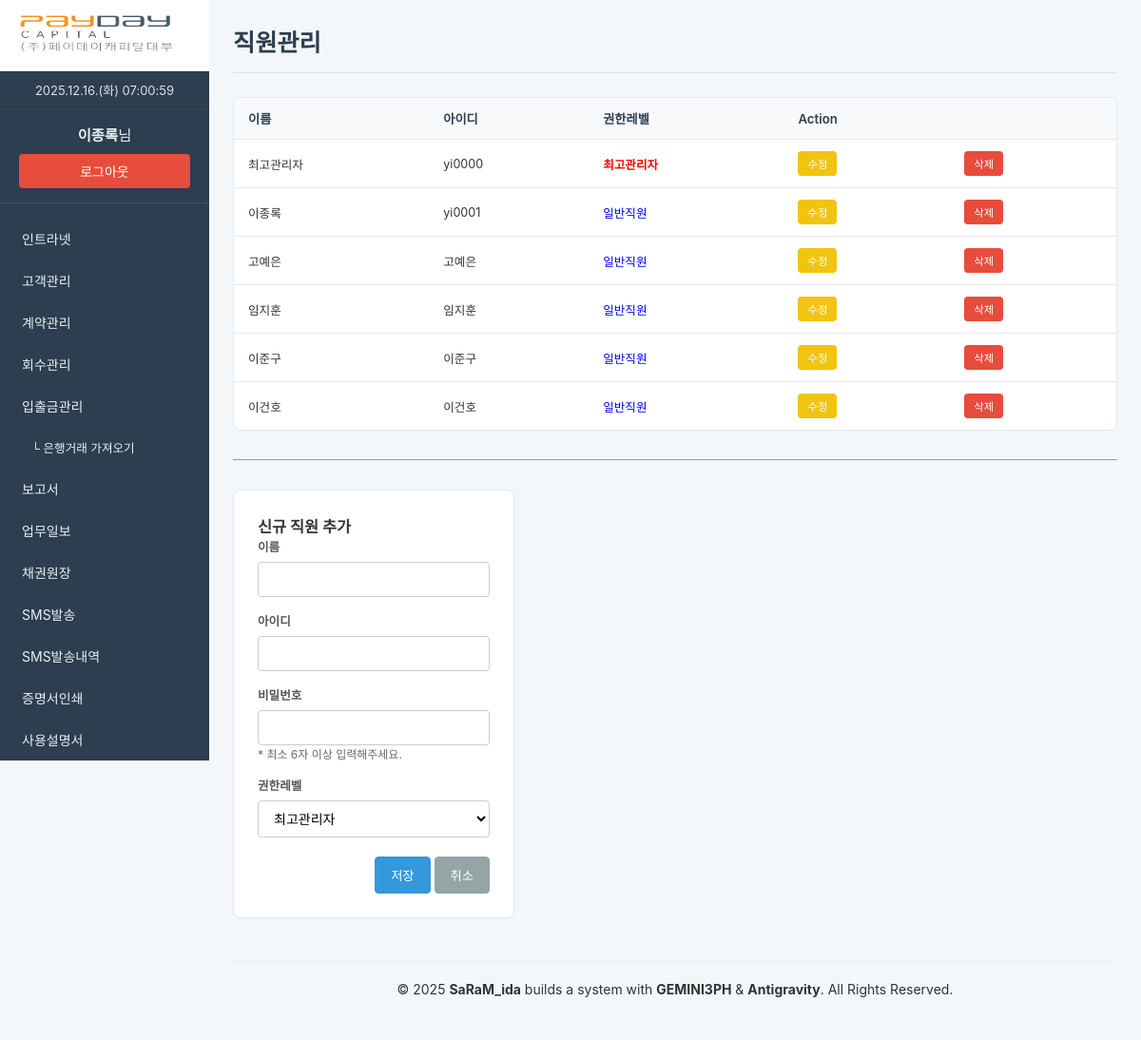
Page /pages/employee_manage.php (signed in) on the committed database.
### tables this page shows
CREATE TABLE `employees` (
  `id` int(11) NOT NULL AUTO_INCREMENT,
  `username` varchar(50) NOT NULL,
  `password` varchar(255) NOT NULL,
  `name` varchar(100) NOT NULL,
  `permission_level` int(11) NOT NULL DEFAULT 0,
  `created_at` datetime DEFAULT current_timestamp(),
  PRIMARY KEY (`id`),
  UNIQUE KEY `username` (`username`)
);

### process/employee_process.php (called while the page is built, shortened)
<?php
function getEmployees($link) {
    $sql = "SELECT id, username, name, permission_level, created_at FROM employees";
    $result = mysqli_query($link, $sql);
    return mysqli_fetch_all($result, MYSQLI_ASSOC);
}
$name = $username = $password = "";
$permission_level = 0;
$update = false;
?>

### pages/employee_manage.php (the view, shortened to what this page needs)
<?php
    include('../process/employee_process.php');
    include('header.php');
    $employees = getEmployees($link);
    function get_permission_display($level) {
        switch ($level) {
            case 0:
                return '<span style="color: red; font-weight: bold;">최고관리자</span>';
            case 1:
                return '<span style="color: blue;">일반직원</span>';
        }
    }
?>
<h2>직원관리</h2>
<div class="table-container">
    <table>
        <thead>
            <tr>
                <th>이름</th>
                <th>아이디</th>
                <th>권한레벨</th>
                <th colspan="2">Action</th>
            </tr>
        </thead>
        <tbody>
        <?php foreach ($employees as $row) { ?>
            <tr>
                <td><?php echo htmlspecialchars($row['name']); ?></td>
                <td><?php echo htmlspecialchars($row['username']); ?></td>
                <td><?php echo get_permission_display($row['permission_level']); ?></td>
                <td>
                    <a href="employee_manage.php?edit=<?php echo $row['id']; ?>#employee_form" class="btn btn-sm edit_btn">수정</a>
                </td>
                <td>
                    <a href="../process/employee_process.php?delete=<?php echo $row['id']; ?>" class="btn btn-sm del_btn" onclick="return confirm('정말로 이 직원을 삭제하시겠습니까?');">삭제</a>
                </td>
            </tr>
        <?php } ?>
        </tbody>
    </table>
</div>
<hr style="margin: 30px 0;">
<div id="employee_form" class="form-container employee-form-container">
    <h3><?php echo $update ? '직원 정보 수정' : '신규 직원 추가'; ?></h3>
    <form method="post" action="">
        <div class="form-col" style="margin-bottom: 15px;">
            <label>이름</label>
            <input type="text" name="name" value="<?php echo htmlspecialchars($name); ?>" required>
        </div>
        <div class="form-col" style="margin-bottom: 15px;">
            <label>아이디</label>
            <input type="text" name="username" value="<?php echo htmlspecialchars($username); ?>" required>
        </div>
        <div class="form-col" style="margin-bottom: 15px;">
            <label>비밀번호 <?php if($update) echo '(수정시에만 입력)'; ?></label>
            <input type="password" name="password" value="" <?php if(!$update) echo 'required'; ?>>
            <small style="color: #666; font-size: 12px;">* 최소 6자 이상 입력해주세요.</small>
        </div>
        <div class="form-col" style="margin-bottom: 20px;">
            <label>권한레벨</label>
            <select name="permission_level" required>
                <option value="0" <?php if ($permission_level == 0) echo 'selected'; ?>>최고관리자</option>
            </select>
        </div>
        <div class="form-buttons" style="text-align: right;">
            <?php if ($update == true): ?>
                <button class="btn btn-primary" type="submit" name="update">수정</button>
            <?php else: ?>
                <button class="btn btn-primary" type="submit" name="save">저장</button>
            <?php endif ?>
            <a href="employee_manage.php" class="btn btn-secondary">취소</a>
        </div>
    </form>
</div>
<?php include 'footer.php'; ?>

### css/style.css (style rules this page uses)
* { box-sizing: border-box; margin: 0; padding: 0; }
body { font-family: -apple-system, BlinkMacSystemFont, "Segoe UI", Roboto, "Helvetica Neue", Arial, sans-serif; font-size: 14px; background-color: #f4f7f9; color: #333; -webkit-font-smoothing: antialiased; -moz-osx-font-smoothing: grayscale; }
h2 { font-size: 1.8em; color: #2c3e50; border-bottom: 1px solid #e0e0e0; padding-bottom: 15px; margin-bottom: 25px; }
.form-container, .search-form-container { background-color: #ffffff; padding: 25px; border-radius: 8px; border: 1px solid #e6e9ed; margin-bottom: 25px; box-shadow: 0 1px 3px rgba(0, 0, 0, 0.04); }
.form-col { display: flex; flex-direction: column; flex: 1 1 200px; }
.form-col label { margin-bottom: 7px; font-weight: 600; font-size: 0.9em; color: #555; }
.form-col input[type="text"], .form-col input[type="date"], .form-col input[type="number"], .form-col input[type="password"], .form-col select, .form-col textarea { padding: 9px 12px; border: 1px solid #ccc; border-radius: 4px; font-size: 1em; background-color: #fff; transition: border-color 0.2s, box-shadow 0.2s; font-family: inherit; }
.btn { padding: 9px 16px; border: 1px solid transparent; border-radius: 4px; cursor: pointer; text-decoration: none; font-size: 0.95em; font-weight: 500; text-align: center; display: inline-block; transition: all 0.2s ease-in-out; }
.btn-primary { background-color: #3498db; color: white; border-color: #3498db; }
.btn-secondary { background-color: #95a5a6; color: white; border-color: #95a5a6; }
.btn-sm { padding: 5px 10px; font-size: 0.85em; }
.table-container { overflow-x: auto; background-color: #fff; border: 1px solid #e6e9ed; border-radius: 8px; }
table { width: 100%; border-collapse: collapse; }
.table-container table { font-size: 0.9em; }
table th, table td { border-bottom: 1px solid #e6e9ed; padding: 12px 15px; text-align: left; vertical-align: middle; white-space: nowrap; }
table th { background-color: #f8f9fa; font-weight: 600; color: #2c3e50; font-size: 1.05em; }
table tr:last-child td { border-bottom: none; }
table .view_btn, table .add_btn, table .edit_btn, table .del_btn { padding: 4px 9px; font-size: 0.9em; text-decoration: none; border-radius: 4px; color: white; margin-right: 4px; }
.edit_btn { background-color: #f1c40f; color: #333; }
.del_btn { background-color: #e74c3c; }
.employee-form-container { max-width: 450px; margin-left: 0; margin-right: auto; }
:root { --preview-padding: 30px; }

### rows in the picture
employees: name "최고관리자", username "yi0000", permission_level "최고관리자"
employees: name "이종록", username "yi0001", permission_level "일반직원"
employees: name "고예은", username "고예은", permission_level "일반직원"
employees: name "임지훈", username "임지훈", permission_level "일반직원"
employees: name "이준구", username "이준구", permission_level "일반직원"
employees: name "이건호", username "이건호", permission_level "일반직원"

### other values in the picture
$_SESSION["name"] "이종록"
